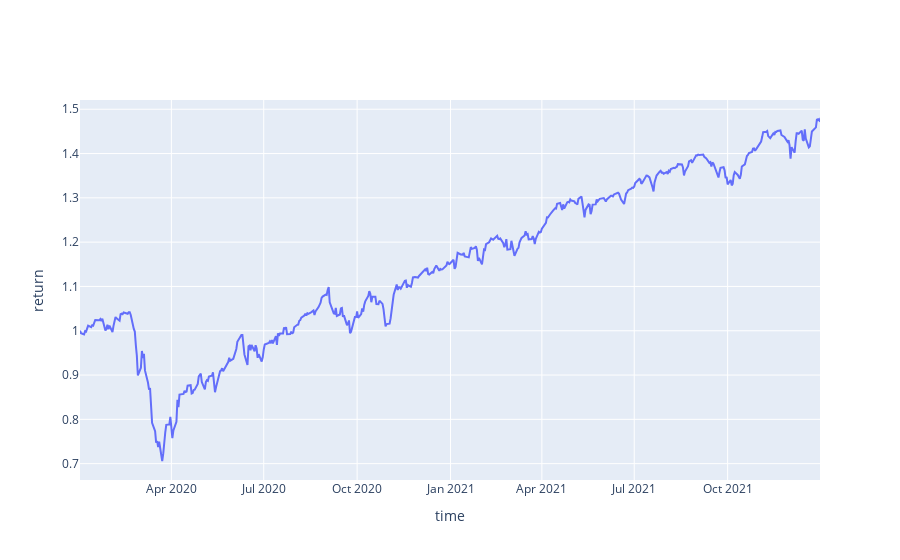

The notebook cell saved with this chart:
### Code cell
fig = go.Figure()
fig.add_trace(go.Scatter(x=sp_data_2_years.index, y=sp_data_2_years, name='Индекс S&P 500'))
fig.update_layout(xaxis_title='time', yaxis_title='return')
fig.show()

### Figure 1 — Plotly figure (JSON) as saved in the notebook; plotly's stock layout.template omitted (floating-point values rounded to 4 significant figures; data arrays with more than 128 entries replaced by an {"elided": "..."} marker saying what was removed)
{"data": [{"name": "Индекс S&P 500", "type": "scatter", "x": {"elided": "505 str values"}, "y": {"elided": "505 float values"}}], "layout": {"xaxis": {"title": {"text": "time"}}, "yaxis": {"title": {"text": "return"}}}}
